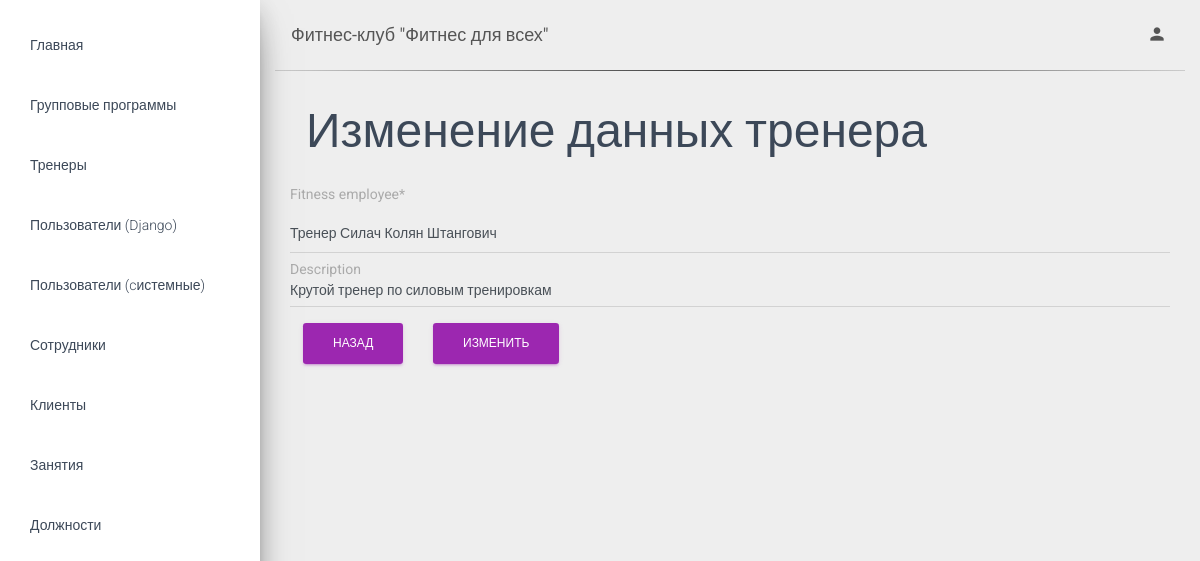
The page /trainer/1/update/ (signed in) on the database its author committed.
### apps/common/models.py (models this page shows, shortened)
class Trainer(models.Model):
    fitness_employee = models.OneToOneField(Employee, on_delete=models.RESTRICT)
    description = models.CharField(max_length=1000, null=True, blank=True)

### apps/common/views.py (the view, shortened to what this page needs)
# urls.py: re_path(r'^trainer/(?P<pk>\d+)/update/$', views.TrainerUpdate.as_view(), name='update-trainer'),
class TrainerUpdate(LoginRequiredMixin, UserPassesTestMixin, UpdateView):
    model = Trainer
    fields = "__all__"
    template_name = "trainer_update.html"
    def test_func(self):
        return is_user_in_group(self.request.user, "Администратор")

### apps/common/models.py (called while the page is built)
    def __str__(self):
        return self.name

    def __str__(self):
        return f"{self.position} {self.fitness_user.full_name}"

### apps/common/services.py (called while the page is built)
def is_user_in_group(user, group_name: str):
    return user.groups.filter(name=group_name).exists()

### templates/common/trainer_update.html (shortened to what this page needs)
{% extends 'base.html' %}
{% load crispy_forms_filters %}
{% block content %}
    <h1 class="p-3" style="font-size: xxx-large">Изменение данных тренера</h1>
    <form method="post">
        {% for field in form %}
            {{ field|as_crispy_field }}
        {% endfor %}
        <div class="input-group">
            <div class="input-group-btn mr-3">
                <a class="btn btn-primary" href="{% url 'trainer-detail' pk=trainer.id %}">Назад</a>
            </div>
            <input class="btn btn-primary" type="submit" value="Изменить" style="margin-bottom: 1em;">
        </div>
    </form>
{% endblock %}

### templates/sidebar.html (shortened to what this page needs)
{% url 'positions' as positions %}
{% url 'programs' as programs %}
{% url 'workouts' as workouts %}
{% url 'clients' as clients %}
{% url 'trainers' as trainers %}
<div class="sidebar" data-color="purple" data-background-color="white">
    <div class="sidebar-wrapper">
        <ul class="nav">
            <li class="nav-item {% if request.path == '/' %}active{% endif %}">
                <a class="nav-link" href="/">
                    <p>Главная</p>
                </a>
            </li>
            <li class="nav-item {% if request.path == programs %}active{% endif %}">
                <a class="nav-link" href="{{ programs }}">
                    <p style="text-transform: none">Групповые программы</p>
                </a>
            </li>
            <li class="nav-item {% if request.path == trainers %}active{% endif %}">
                <a class="nav-link" href="{{ trainers }}">
                    <p>Тренеры</p>
                </a>
            </li>
            {% for group in request.user.groups.all %}
                {% if group.name == 'Администратор' %}
                    <li class="nav-item">
                        <a class="nav-link" href="/page-user.html">
                            <p>Пользователи (Django)</p>
                        </a>
                    </li>
                    <li class="nav-item">
                        <a class="nav-link" href="/page-user.html">
                            <p style="text-transform: none">Пользователи (cистемные)</p>
                        </a>
                    </li>
                    <li class="nav-item">
                        <a class="nav-link" href="/page-user.html">
                            <p>Сотрудники</p>
                        </a>
                    </li>
                    <li class="nav-item {% if request.path == clients %}active{% endif %}">
                        <a class="nav-link" href="{{ clients }}">
                            <p>Клиенты</p>
                        </a>
                    </li>
                    <li class="nav-item {% if request.path == workouts %}active{% endif %}">
                        <a class="nav-link" href="{{ workouts }}">
                            <p>Занятия</p>
                        </a>
                    </li>
                    <li class="nav-item {% if request.path == positions %}active{% endif %}">
                        <a class="nav-link" href="{{ positions }}">
                            <p style="text-transform: none">Должности</p>
                        </a>
                    </li>
                {% endif %}
            {% endfor %}
        </ul>
    </div>
</div>

### rows shown on the page
Trainer: form "Тренер Силач Колян Штангович" "Крутой тренер по силовым тренировкам"
